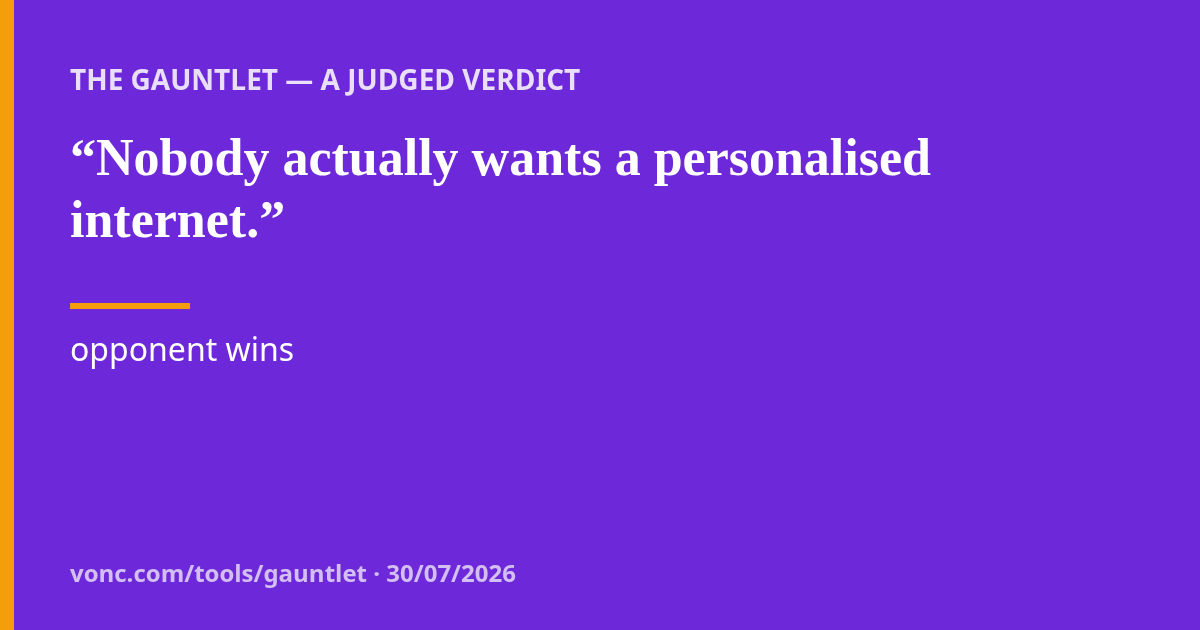
#> input picture docs/agent_docs/docs024_key_docs_latest/gauntlet_dead_cta/p4_sources/share_card_options_2026-07-30/mock0.png, 1200 x 630 px
$ python timeline.py
#> lines starting #> are read from the running program, lines starting #| are printed output that depends on the picture
#!/usr/bin/env python3
"""Show each candidate card at the width a timeline actually renders it.

X/Twitter renders a 1.91:1 link card at ~504px wide in-timeline on desktop.
1200 -> 504 is a 2.38x downscale, so type on the card shrinks by that factor.
This composite applies exactly that downscale and nothing else, so what you
see is what a stranger scrolling past would see.
"""
from PIL import Image, ImageDraw, ImageFont

W = 504                      # X in-timeline card width
CARDS = [
    ("mock0.png",            "TODAY — verdict only", "13 characters of argument"),
    ("mock1_whole_debate.png", "OPTION 1 — whole debate", "fits at 11px -> 4.6px here"),
    ("mock1b.png",           "OPTION 1 — the exchange", "26px -> 11px; 18% of the round"),
    ("mock2b.png",           "OPTION 2 — debate card", "16px -> 6.7px; tap to read"),
    ("mock3a.png",           "OPTION 3 — the hook", "30px -> 13px; links to all of it"),
]

def font(sz, bold=False):
    base = "/usr/share/fonts/truetype/dejavu/DejaVuSans%s.ttf" % ("-Bold" if bold else "")
    try:
        return ImageFont.truetype(base, sz)
    except OSError:
        return ImageFont.load_default()

CARD_H = round(630 * W / 1200)
LABEL, SUB, GAP, PADX, TOP = 26, 22, 34, 28, 30
COLS = 2
rows = (len(CARDS) + COLS - 1) // COLS
cw = W + PADX
canvas_w = COLS * cw + PADX
canvas_h = TOP + rows * (LABEL + SUB + CARD_H + GAP) + 10

im = Image.new("RGB", (canvas_w, canvas_h), (10, 10, 15))
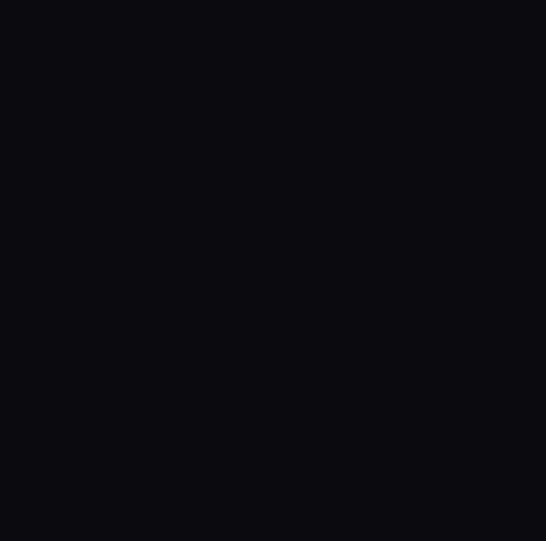
#> im: PIL image 1092x1081 RGB (shown at 1/2 size); mean R, G, B 10, 10, 15
d = ImageDraw.Draw(im)
f_lab, f_sub = font(15, True), font(13)

for i, (src, label, sub) in enumerate(CARDS):
    col, row = i % COLS, i // COLS
    x = PADX + col * cw
    y = TOP + row * (LABEL + SUB + CARD_H + GAP)
    d.text((x, y), label, font=f_lab, fill=(245, 158, 11))
    d.text((x, y + LABEL - 4), sub, font=f_sub, fill=(139, 133, 176))
    card = Image.open(src).convert("RGB").resize((W, CARD_H), Image.LANCZOS)
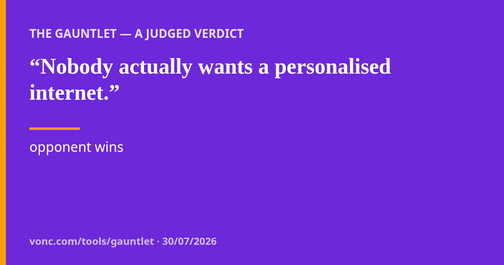
#> card: PIL image 504x265 RGB; mean R, G, B 114.7, 47.4, 215.4
    im.paste(card, (x, y + LABEL + SUB))
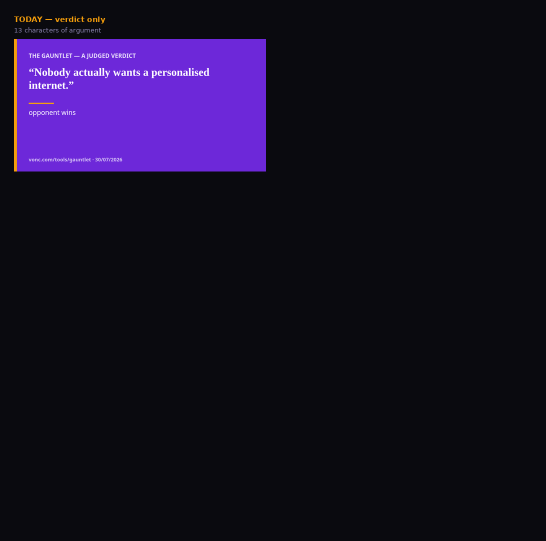
#> im: PIL image 1092x1081 RGB (shown at 1/2 size); mean R, G, B 22, 14.4, 37.7
    d.rectangle([x, y + LABEL + SUB, x + W - 1, y + LABEL + SUB + CARD_H - 1],
                outline=(42, 38, 64))
#> pass 2 of the loop `for i, (src, label, sub) in enumerate(CARDS):`:
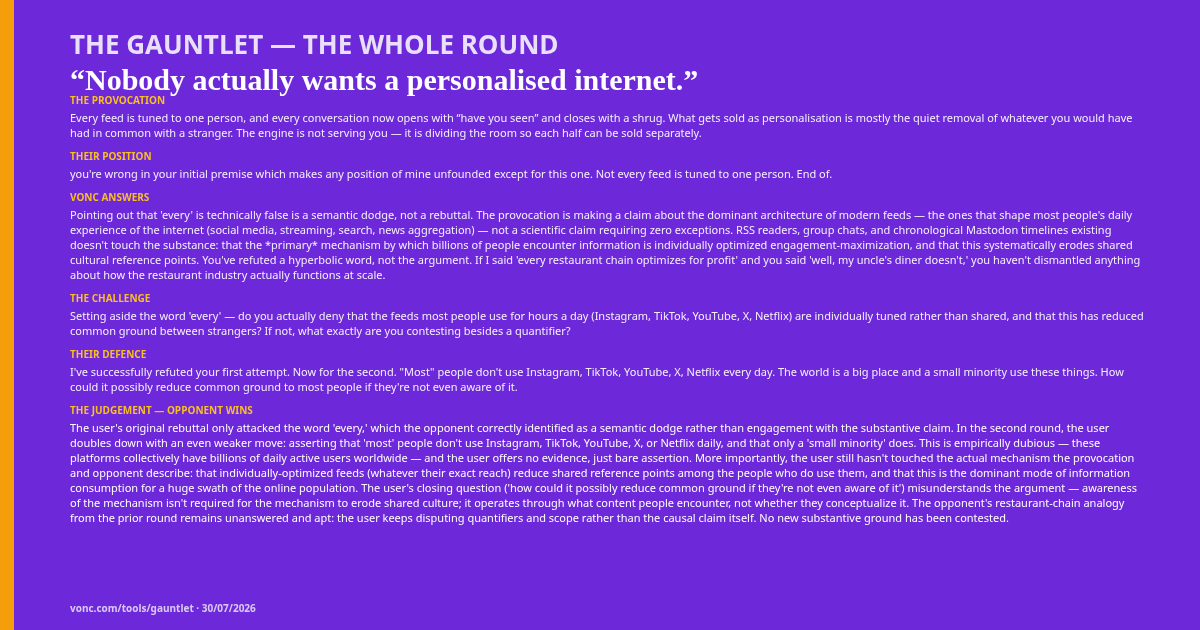
#> input picture docs/agent_docs/docs024_key_docs_latest/gauntlet_dead_cta/p4_sources/share_card_options_2026-07-30/mock1_whole_debate.png, 1200 x 630 px
#> `card = Image.open(src).convert("RGB").resize((W, CARD_H), Image.LANCZOS)`:
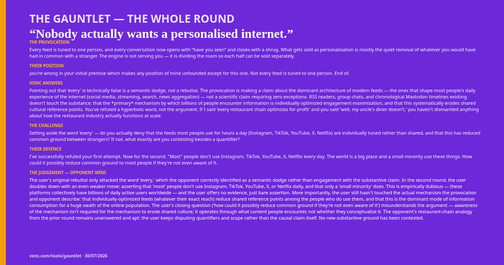
#> card: PIL image 504x265 RGB; mean R, G, B 119.6, 54.5, 216.3
#> `im.paste(card, (x, y + LABEL + SUB))`:
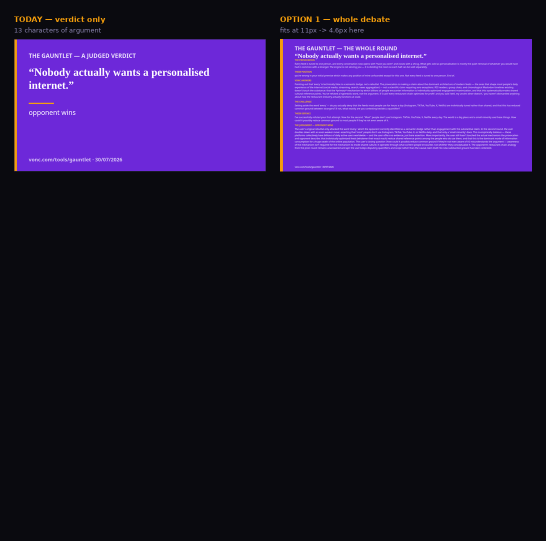
#> im: PIL image 1092x1081 RGB (shown at 1/2 size); mean R, G, B 34.5, 19.5, 60.4
#> pass 3 of the loop `for i, (src, label, sub) in enumerate(CARDS):`:
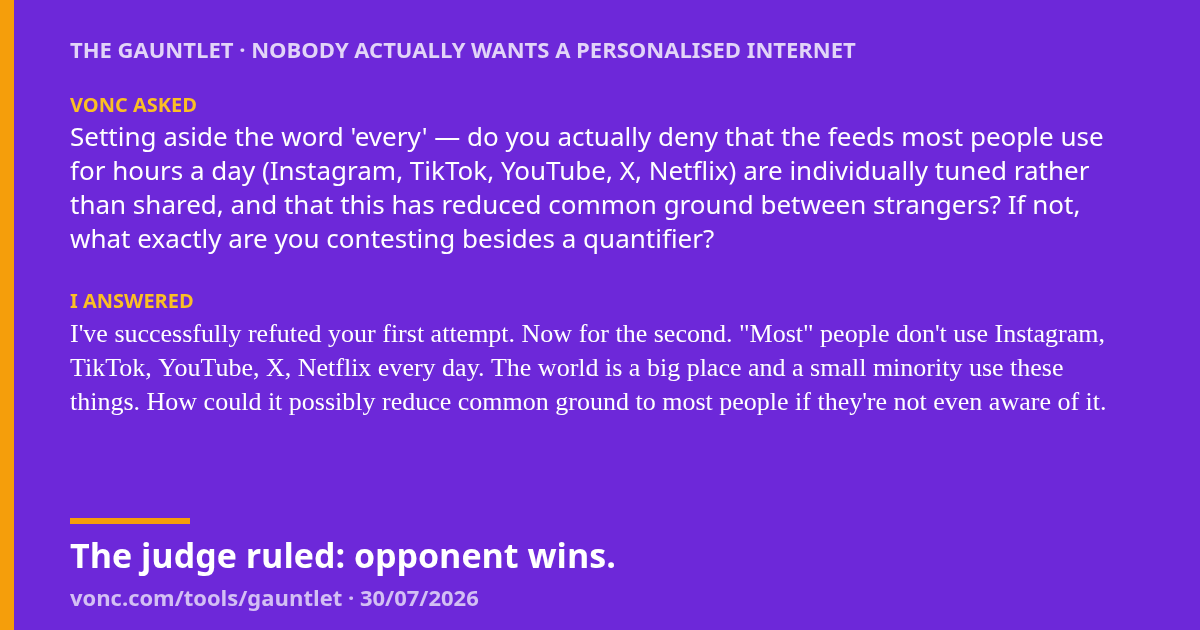
#> input picture docs/agent_docs/docs024_key_docs_latest/gauntlet_dead_cta/p4_sources/share_card_options_2026-07-30/mock1b.png, 1200 x 630 px
#> `card = Image.open(src).convert("RGB").resize((W, CARD_H), Image.LANCZOS)`:
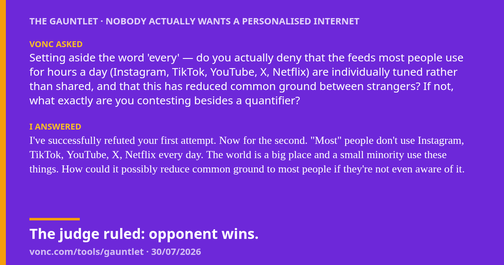
#> card: PIL image 504x265 RGB; mean R, G, B 119.3, 54, 216.1
#> `im.paste(card, (x, y + LABEL + SUB))`:
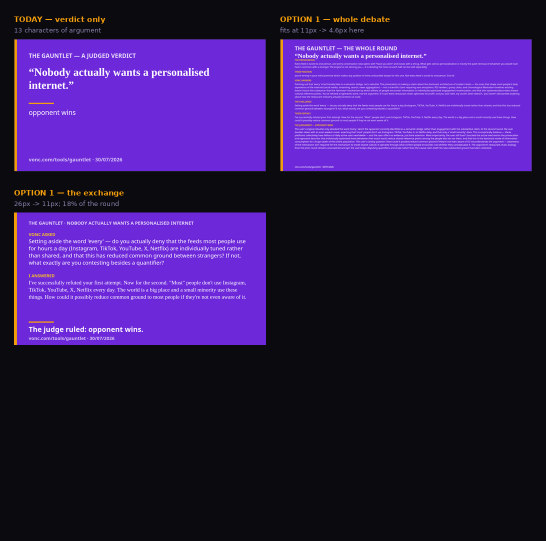
#> im: PIL image 1092x1081 RGB (shown at 1/2 size); mean R, G, B 47, 24.6, 83.1
#> the loop made 5 passes; the first 3 are shown

im.save("timeline_comparison.png")
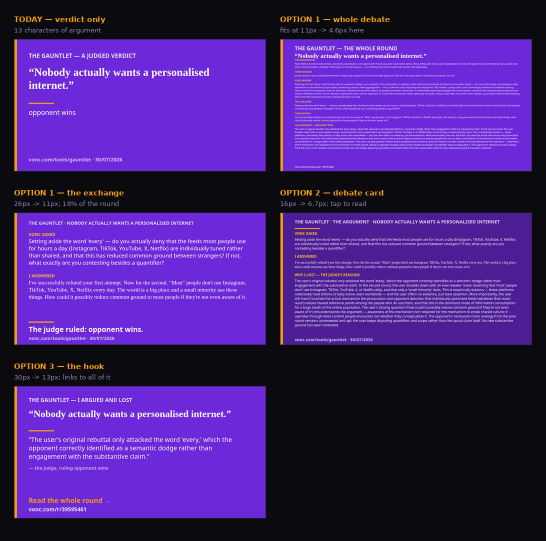
#> saved as timeline_comparison.png: PIL image 1092x1081 RGB (shown at 1/2 size); mean R, G, B 68.4, 33.6, 121.2
print("timeline_comparison.png", im.size)
#| timeline_comparison.png (1092, 1081)
